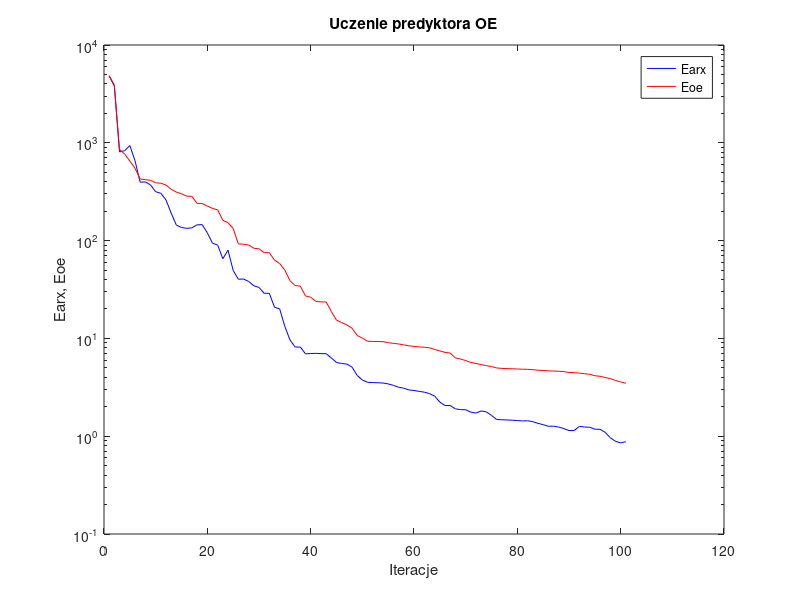
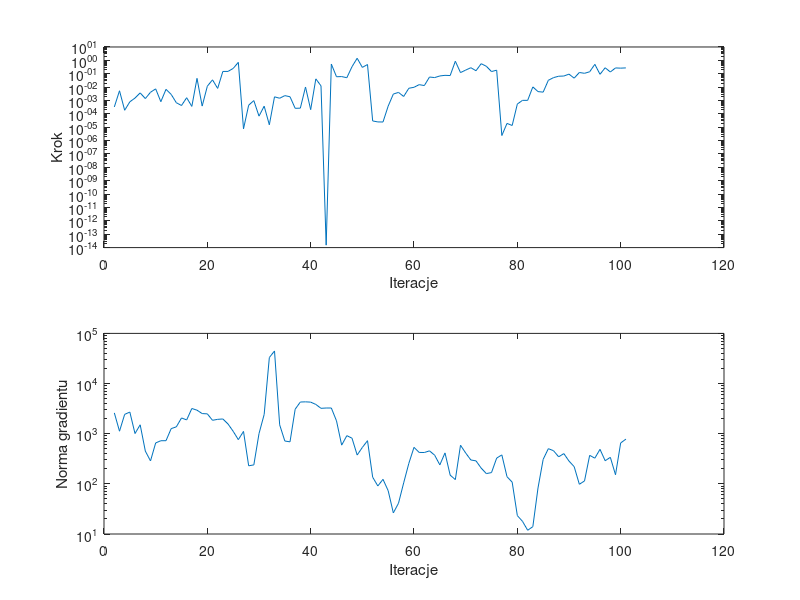

MATLAB code for these plots, in order:
%uczenie predyktora oe
clear all;
n=0; farx(n+1)=4.814894e+003; foe(n+1)=4.858754e+003; wspucz(n+1)=0.000000e+000; ng(n+1)=0.000000e+000;
%odnowa zmiennej metryki
n=1; farx(n+1)=3.808461e+003; foe(n+1)=3.891880e+003; krok(n+1)=3.301592e-004; ng(n+1)=2.596069e+003;
n=2; farx(n+1)=8.068778e+002; foe(n+1)=8.537259e+002; krok(n+1)=5.320104e-003; ng(n+1)=1.121482e+003;
n=3; farx(n+1)=8.307500e+002; foe(n+1)=7.660664e+002; krok(n+1)=1.858107e-004; ng(n+1)=2.429177e+003;
n=4; farx(n+1)=9.388778e+002; foe(n+1)=6.514995e+002; krok(n+1)=7.937301e-004; ng(n+1)=2.699868e+003;
n=5; farx(n+1)=6.558149e+002; foe(n+1)=5.498977e+002; krok(n+1)=1.517951e-003; ng(n+1)=1.007069e+003;
n=6; farx(n+1)=3.958348e+002; foe(n+1)=4.266562e+002; krok(n+1)=3.692938e-003; ng(n+1)=1.505129e+003;
n=7; farx(n+1)=3.978808e+002; foe(n+1)=4.199696e+002; krok(n+1)=1.387045e-003; ng(n+1)=4.498266e+002;
n=8; farx(n+1)=3.711641e+002; foe(n+1)=4.137134e+002; krok(n+1)=4.114874e-003; ng(n+1)=2.865183e+002;
n=9; farx(n+1)=3.161257e+002; foe(n+1)=3.901056e+002; krok(n+1)=7.385876e-003; ng(n+1)=6.544530e+002;
n=10; farx(n+1)=3.048679e+002; foe(n+1)=3.862122e+002; krok(n+1)=8.118300e-004; ng(n+1)=7.240240e+002;
n=11; farx(n+1)=2.603122e+002; foe(n+1)=3.699346e+002; krok(n+1)=6.818297e-003; ng(n+1)=7.252680e+002;
n=12; farx(n+1)=1.910887e+002; foe(n+1)=3.349629e+002; krok(n+1)=2.855545e-003; ng(n+1)=1.262097e+003;
n=13; farx(n+1)=1.441524e+002; foe(n+1)=3.135408e+002; krok(n+1)=6.791933e-004; ng(n+1)=1.369992e+003;
n=14; farx(n+1)=1.362791e+002; foe(n+1)=3.011489e+002; krok(n+1)=4.209206e-004; ng(n+1)=2.059902e+003;
n=15; farx(n+1)=1.333368e+002; foe(n+1)=2.849542e+002; krok(n+1)=1.606904e-003; ng(n+1)=1.882707e+003;
n=16; farx(n+1)=1.350566e+002; foe(n+1)=2.835042e+002; krok(n+1)=3.604935e-004; ng(n+1)=3.180151e+003;
n=17; farx(n+1)=1.448789e+002; foe(n+1)=2.405886e+002; krok(n+1)=4.509885e-002; ng(n+1)=2.944053e+003;
n=18; farx(n+1)=1.457248e+002; foe(n+1)=2.393165e+002; krok(n+1)=3.812868e-004; ng(n+1)=2.519114e+003;
n=19; farx(n+1)=1.200269e+002; foe(n+1)=2.254803e+002; krok(n+1)=1.170476e-002; ng(n+1)=2.485868e+003;
n=20; farx(n+1)=9.408804e+001; foe(n+1)=2.136259e+002; krok(n+1)=3.500452e-002; ng(n+1)=1.850400e+003;
n=21; farx(n+1)=9.002146e+001; foe(n+1)=2.062557e+002; krok(n+1)=7.981571e-003; ng(n+1)=1.932401e+003;
n=22; farx(n+1)=6.526156e+001; foe(n+1)=1.612325e+002; krok(n+1)=1.482879e-001; ng(n+1)=1.967475e+003;
n=23; farx(n+1)=7.980201e+001; foe(n+1)=1.524288e+002; krok(n+1)=1.490738e-001; ng(n+1)=1.563634e+003;
n=24; farx(n+1)=4.958129e+001; foe(n+1)=1.330848e+002; krok(n+1)=2.483631e-001; ng(n+1)=1.116999e+003;
n=25; farx(n+1)=4.027551e+001; foe(n+1)=9.260711e+001; krok(n+1)=7.101669e-001; ng(n+1)=7.612938e+002;
%odnowa zmiennej metryki
n=26; farx(n+1)=4.046192e+001; foe(n+1)=9.184477e+001; krok(n+1)=7.573766e-006; ng(n+1)=1.110222e+003;
n=27; farx(n+1)=3.823459e+001; foe(n+1)=9.011014e+001; krok(n+1)=4.448722e-004; ng(n+1)=2.289524e+002;
n=28; farx(n+1)=3.454933e+001; foe(n+1)=8.351164e+001; krok(n+1)=9.821596e-004; ng(n+1)=2.388926e+002;
n=29; farx(n+1)=3.317440e+001; foe(n+1)=8.243311e+001; krok(n+1)=6.756225e-005; ng(n+1)=1.003911e+003;
n=30; farx(n+1)=2.893016e+001; foe(n+1)=7.528333e+001; krok(n+1)=3.758973e-004; ng(n+1)=2.419708e+003;
n=31; farx(n+1)=2.888495e+001; foe(n+1)=7.521740e+001; krok(n+1)=1.522728e-005; ng(n+1)=3.297724e+004;
n=32; farx(n+1)=2.085142e+001; foe(n+1)=6.317426e+001; krok(n+1)=1.876224e-003; ng(n+1)=4.461137e+004;
n=33; farx(n+1)=2.002438e+001; foe(n+1)=5.828744e+001; krok(n+1)=1.469853e-003; ng(n+1)=1.502747e+003;
n=34; farx(n+1)=1.325154e+001; foe(n+1)=4.977383e+001; krok(n+1)=2.304922e-003; ng(n+1)=7.146790e+002;
n=35; farx(n+1)=9.632634e+000; foe(n+1)=3.894409e+001; krok(n+1)=1.903300e-003; ng(n+1)=6.881733e+002;
n=36; farx(n+1)=8.154893e+000; foe(n+1)=3.468812e+001; krok(n+1)=2.594055e-004; ng(n+1)=3.077582e+003;
n=37; farx(n+1)=8.155974e+000; foe(n+1)=3.422919e+001; krok(n+1)=2.666638e-004; ng(n+1)=4.281881e+003;
n=38; farx(n+1)=6.944229e+000; foe(n+1)=2.715992e+001; krok(n+1)=1.019447e-002; ng(n+1)=4.317502e+003;
n=39; farx(n+1)=7.004938e+000; foe(n+1)=2.640360e+001; krok(n+1)=2.064885e-004; ng(n+1)=4.258955e+003;
n=40; farx(n+1)=7.036497e+000; foe(n+1)=2.389809e+001; krok(n+1)=4.134280e-002; ng(n+1)=3.833200e+003;
n=41; farx(n+1)=6.983051e+000; foe(n+1)=2.360851e+001; krok(n+1)=1.238474e-002; ng(n+1)=3.206042e+003;
n=42; farx(n+1)=6.983051e+000; foe(n+1)=2.360851e+001; krok(n+1)=1.527361e-014; ng(n+1)=3.253007e+003;
n=43; farx(n+1)=6.306953e+000; foe(n+1)=1.883649e+001; krok(n+1)=5.281352e-001; ng(n+1)=3.253007e+003;
n=44; farx(n+1)=5.671620e+000; foe(n+1)=1.537449e+001; krok(n+1)=5.945329e-002; ng(n+1)=1.802085e+003;
n=45; farx(n+1)=5.548073e+000; foe(n+1)=1.451218e+001; krok(n+1)=6.134237e-002; ng(n+1)=5.915050e+002;
n=46; farx(n+1)=5.462983e+000; foe(n+1)=1.374663e+001; krok(n+1)=5.034993e-002; ng(n+1)=9.137834e+002;
n=47; farx(n+1)=5.090815e+000; foe(n+1)=1.270763e+001; krok(n+1)=3.355407e-001; ng(n+1)=8.139189e+002;
n=48; farx(n+1)=4.181155e+000; foe(n+1)=1.073099e+001; krok(n+1)=1.435731e+000; ng(n+1)=3.756250e+002;
n=49; farx(n+1)=3.756109e+000; foe(n+1)=1.006080e+001; krok(n+1)=2.981443e-001; ng(n+1)=5.318905e+002;
n=50; farx(n+1)=3.558944e+000; foe(n+1)=9.357174e+000; krok(n+1)=4.872449e-001; ng(n+1)=7.256858e+002;
%odnowa zmiennej metryki
n=51; farx(n+1)=3.537053e+000; foe(n+1)=9.310213e+000; krok(n+1)=2.952022e-005; ng(n+1)=1.358095e+002;
n=52; farx(n+1)=3.518592e+000; foe(n+1)=9.293464e+000; krok(n+1)=2.491142e-005; ng(n+1)=9.078373e+001;
n=53; farx(n+1)=3.497430e+000; foe(n+1)=9.259931e+000; krok(n+1)=2.462151e-005; ng(n+1)=1.231146e+002;
n=54; farx(n+1)=3.426419e+000; foe(n+1)=9.047117e+000; krok(n+1)=3.778882e-004; ng(n+1)=7.308862e+001;
n=55; farx(n+1)=3.311872e+000; foe(n+1)=8.905933e+000; krok(n+1)=3.032635e-003; ng(n+1)=2.635424e+001;
n=56; farx(n+1)=3.169950e+000; foe(n+1)=8.773254e+000; krok(n+1)=4.011567e-003; ng(n+1)=4.108885e+001;
n=57; farx(n+1)=3.096826e+000; foe(n+1)=8.595727e+000; krok(n+1)=1.995002e-003; ng(n+1)=1.045706e+002;
n=58; farx(n+1)=2.973704e+000; foe(n+1)=8.396795e+000; krok(n+1)=8.204311e-003; ng(n+1)=2.563454e+002;
n=59; farx(n+1)=2.935848e+000; foe(n+1)=8.280062e+000; krok(n+1)=9.683310e-003; ng(n+1)=5.344163e+002;
n=60; farx(n+1)=2.873257e+000; foe(n+1)=8.172047e+000; krok(n+1)=1.525264e-002; ng(n+1)=4.229748e+002;
n=61; farx(n+1)=2.819497e+000; foe(n+1)=8.124221e+000; krok(n+1)=1.305321e-002; ng(n+1)=4.216528e+002;
n=62; farx(n+1)=2.725132e+000; foe(n+1)=8.014601e+000; krok(n+1)=5.671128e-002; ng(n+1)=4.548933e+002;
n=63; farx(n+1)=2.571464e+000; foe(n+1)=7.707314e+000; krok(n+1)=5.157588e-002; ng(n+1)=3.725969e+002;
n=64; farx(n+1)=2.233385e+000; foe(n+1)=7.452196e+000; krok(n+1)=6.823373e-002; ng(n+1)=2.389351e+002;
n=65; farx(n+1)=2.060871e+000; foe(n+1)=7.198816e+000; krok(n+1)=7.581460e-002; ng(n+1)=4.138845e+002;
n=66; farx(n+1)=2.060717e+000; foe(n+1)=7.081450e+000; krok(n+1)=7.317146e-002; ng(n+1)=1.491806e+002;
n=67; farx(n+1)=1.905091e+000; foe(n+1)=6.319027e+000; krok(n+1)=8.612093e-001; ng(n+1)=1.215353e+002;
n=68; farx(n+1)=1.869671e+000; foe(n+1)=6.155555e+000; krok(n+1)=1.217616e-001; ng(n+1)=5.889635e+002;
n=69; farx(n+1)=1.867104e+000; foe(n+1)=5.937925e+000; krok(n+1)=1.871606e-001; ng(n+1)=4.124939e+002;
n=70; farx(n+1)=1.761354e+000; foe(n+1)=5.679333e+000; krok(n+1)=2.818076e-001; ng(n+1)=2.992397e+002;
n=71; farx(n+1)=1.723825e+000; foe(n+1)=5.537339e+000; krok(n+1)=1.677703e-001; ng(n+1)=2.873318e+002;
n=72; farx(n+1)=1.813034e+000; foe(n+1)=5.395195e+000; krok(n+1)=5.631821e-001; ng(n+1)=2.061914e+002;
n=73; farx(n+1)=1.774598e+000; foe(n+1)=5.266928e+000; krok(n+1)=3.614383e-001; ng(n+1)=1.600926e+002;
n=74; farx(n+1)=1.632362e+000; foe(n+1)=5.158032e+000; krok(n+1)=1.453256e-001; ng(n+1)=1.677145e+002;
n=75; farx(n+1)=1.480569e+000; foe(n+1)=4.985644e+000; krok(n+1)=1.845727e-001; ng(n+1)=3.261060e+002;
%odnowa zmiennej metryki
n=76; farx(n+1)=1.473088e+000; foe(n+1)=4.936105e+000; krok(n+1)=2.394869e-006; ng(n+1)=3.779438e+002;
n=77; farx(n+1)=1.465362e+000; foe(n+1)=4.905782e+000; krok(n+1)=1.928098e-005; ng(n+1)=1.387412e+002;
n=78; farx(n+1)=1.458683e+000; foe(n+1)=4.893125e+000; krok(n+1)=1.351677e-005; ng(n+1)=1.083269e+002;
n=79; farx(n+1)=1.445621e+000; foe(n+1)=4.865550e+000; krok(n+1)=5.405350e-004; ng(n+1)=2.329666e+001;
n=80; farx(n+1)=1.433019e+000; foe(n+1)=4.841273e+000; krok(n+1)=1.022424e-003; ng(n+1)=1.787513e+001;
n=81; farx(n+1)=1.438098e+000; foe(n+1)=4.830023e+000; krok(n+1)=1.021844e-003; ng(n+1)=1.187909e+001;
n=82; farx(n+1)=1.408477e+000; foe(n+1)=4.785919e+000; krok(n+1)=1.037360e-002; ng(n+1)=1.400425e+001;
n=83; farx(n+1)=1.353276e+000; foe(n+1)=4.731575e+000; krok(n+1)=4.606611e-003; ng(n+1)=8.273259e+001;
n=84; farx(n+1)=1.312627e+000; foe(n+1)=4.699765e+000; krok(n+1)=4.207904e-003; ng(n+1)=3.079181e+002;
n=85; farx(n+1)=1.264093e+000; foe(n+1)=4.655628e+000; krok(n+1)=3.229291e-002; ng(n+1)=5.028936e+002;
n=86; farx(n+1)=1.266176e+000; foe(n+1)=4.639142e+000; krok(n+1)=5.113139e-002; ng(n+1)=4.583023e+002;
n=87; farx(n+1)=1.240633e+000; foe(n+1)=4.615328e+000; krok(n+1)=6.503090e-002; ng(n+1)=3.459430e+002;
n=88; farx(n+1)=1.195775e+000; foe(n+1)=4.578036e+000; krok(n+1)=6.736795e-002; ng(n+1)=4.011333e+002;
n=89; farx(n+1)=1.142455e+000; foe(n+1)=4.484255e+000; krok(n+1)=9.327289e-002; ng(n+1)=2.844640e+002;
n=90; farx(n+1)=1.142197e+000; foe(n+1)=4.460883e+000; krok(n+1)=4.663645e-002; ng(n+1)=2.205023e+002;
n=91; farx(n+1)=1.260917e+000; foe(n+1)=4.420428e+000; krok(n+1)=1.237945e-001; ng(n+1)=9.807177e+001;
n=92; farx(n+1)=1.241465e+000; foe(n+1)=4.347692e+000; krok(n+1)=1.076512e-001; ng(n+1)=1.141783e+002;
n=93; farx(n+1)=1.235249e+000; foe(n+1)=4.301812e+000; krok(n+1)=1.400181e-001; ng(n+1)=3.703049e+002;
n=94; farx(n+1)=1.180274e+000; foe(n+1)=4.151892e+000; krok(n+1)=5.045340e-001; ng(n+1)=3.248581e+002;
n=95; farx(n+1)=1.176611e+000; foe(n+1)=4.103222e+000; krok(n+1)=9.048247e-002; ng(n+1)=4.880269e+002;
n=96; farx(n+1)=1.095462e+000; foe(n+1)=3.983228e+000; krok(n+1)=2.800362e-001; ng(n+1)=2.890526e+002;
n=97; farx(n+1)=9.645848e-001; foe(n+1)=3.879992e+000; krok(n+1)=1.348264e-001; ng(n+1)=3.379585e+002;
n=98; farx(n+1)=8.860149e-001; foe(n+1)=3.714287e+000; krok(n+1)=2.710777e-001; ng(n+1)=1.517952e+002;
n=99; farx(n+1)=8.552760e-001; foe(n+1)=3.590899e+000; krok(n+1)=2.615920e-001; ng(n+1)=6.536944e+002;
n=100; farx(n+1)=8.777454e-001; foe(n+1)=3.474671e+000; krok(n+1)=2.730638e-001; ng(n+1)=7.775593e+002;

figure; semilogy(farx,'b'); hold on; semilogy(foe,'r'); xlabel('Iteracje'); ylabel('Earx, Eoe'); legend('Earx','Eoe'); title('Uczenie predyktora OE');
figure; subplot(2,1,1); semilogy(krok); xlabel('Iteracje'); ylabel('Krok');
subplot(2,1,2); semilogy(ng); xlabel('Iteracje'); ylabel('Norma gradientu');
Earx=farx(n+1)
Eoe=foe(n+1)
